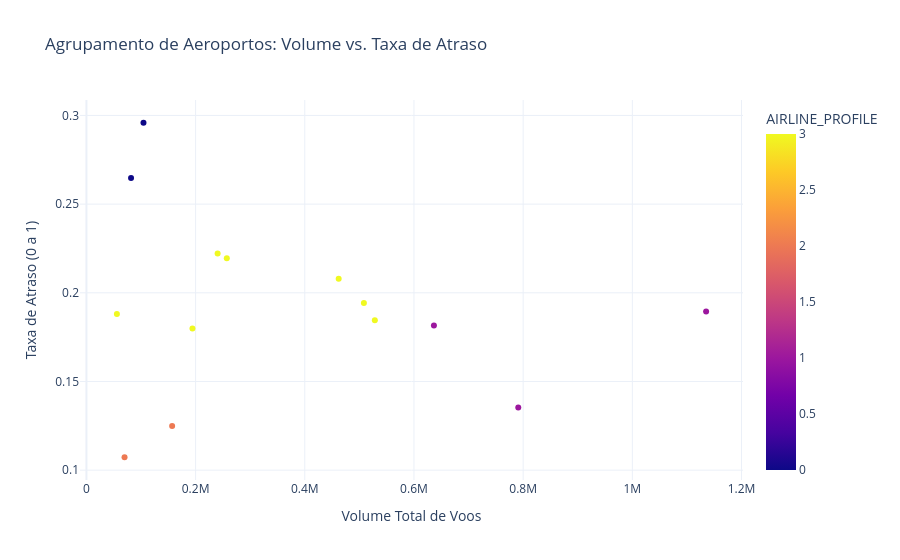

Notebook source saved alongside this figure:
### Code cell
fig = px.scatter(
    df_airline_profile, 
    x='FLIGHT_VOLUME', 
    y='DELAY_RATE',
    color='AIRLINE_PROFILE',
    hover_name='AIRLINE',
    title='Agrupamento de Aeroportos: Volume vs. Taxa de Atraso',
    labels={'FLIGHT_VOLUME': 'Volume Total de Voos', 'DELAY_RATE': 'Taxa de Atraso (0 a 1)'},
    template='plotly_white',
    color_discrete_sequence=px.colors.qualitative.Safe
)

fig.show()

### Figure 1 — Plotly figure (JSON) as saved in the notebook; plotly's stock layout.template omitted (floating-point values rounded to 4 significant figures)
{"data": [{"hovertemplate": "<b>%{hovertext}</b><br><br>Volume Total de Voos=%{x}<br>Taxa de Atraso (0 a 1)=%{y}<br>AIRLINE_PROFILE=%{marker.color}<extra></extra>", "hovertext": ["AA", "AS", "B6", "DL", "EV", "F9", "HA", "MQ", "NK", "OO", "UA", "US", "VX", "WN"], "legendgroup": "", "marker": {"color": [1, 2, 3, 1, 3, 0, 2, 3, 0, 3, 3, 3, 3, 1], "coloraxis": "coloraxis", "symbol": "circle"}, "mode": "markers", "name": "", "orientation": "v", "showlegend": false, "type": "scatter", "x": [636554, 157025, 240304, 791067, 508288, 81715, 69815, 257130, 104500, 528328, 462086, 194223, 55813, 1135152], "xaxis": "x", "y": [0.1815, 0.1249, 0.2222, 0.1354, 0.1942, 0.2648, 0.1073, 0.2195, 0.2959, 0.1846, 0.2079, 0.1798, 0.1881, 0.1894], "yaxis": "y"}], "layout": {"coloraxis": {"colorbar": {"title": {"text": "AIRLINE_PROFILE"}}, "colorscale": [[0, "#0d0887"], [0.1111, "#46039f"], [0.2222, "#7201a8"], [0.3333, "#9c179e"], [0.4444, "#bd3786"], [0.5556, "#d8576b"], [0.6667, "#ed7953"], [0.7778, "#fb9f3a"], [0.8889, "#fdca26"], [1, "#f0f921"]]}, "legend": {"tracegroupgap": 0}, "title": {"text": "Agrupamento de Aeroportos: Volume vs. Taxa de Atraso"}, "xaxis": {"anchor": "y", "domain": [0, 1], "title": {"text": "Volume Total de Voos"}}, "yaxis": {"anchor": "x", "domain": [0, 1], "title": {"text": "Taxa de Atraso (0 a 1)"}}}}
